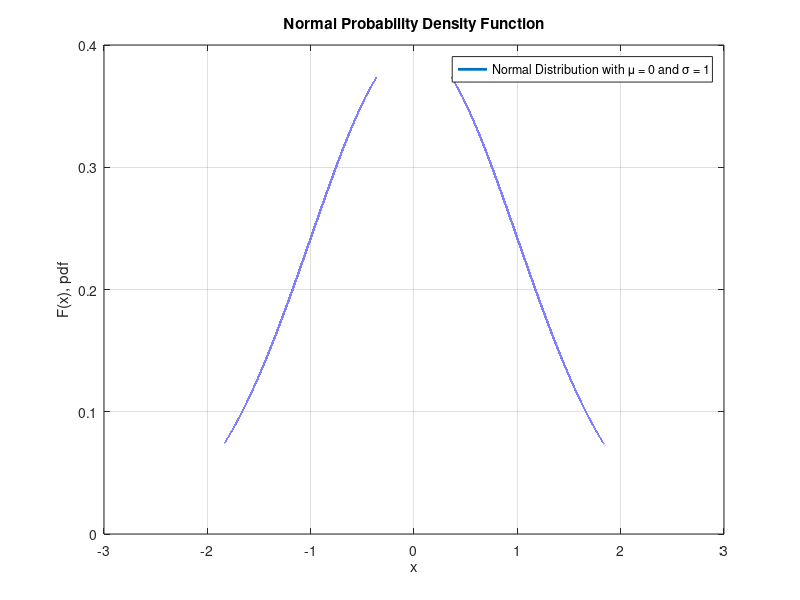

Recreate this plot in MATLAB.
% normpdf(x, mu, sigma)
% mu = mean, sigma = standard distribution
% defaults to mu = 0, sigma = 1

x = -3:0.00001:3;
y = normpdf(x,0,1);

plot(x,y,'linewidth',2)
title('Normal Probability Density Function')
ylabel('F(x), pdf')
xlabel('x')
legend('Normal Distribution with \mu = 0 and \sigma = 1')
grid on
